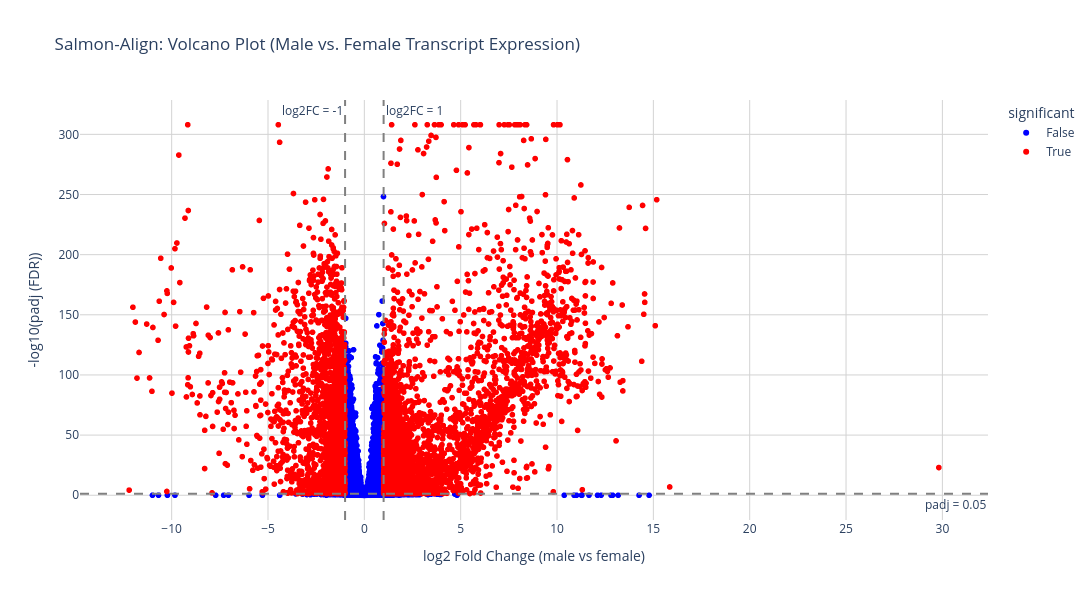

Notebook source saved alongside this figure:
### Code cell
fig = px.scatter(
    results_full_annot,
    x="log2FoldChange",
    y="neglog10_padj",
    hover_name="transcript_id",
    hover_data=["padj", "HOG", "PFAMs"],  # Use the columns that already exist
    color="significant",
    color_discrete_map={True: "red", False: "blue"},
    title="Salmon-Align: Volcano Plot (Male vs. Female Transcript Expression)"
)

fig.update_traces(textposition='top center', textfont_size=8)

fig.update_layout(
    xaxis_title="log2 Fold Change (male vs female)",
    yaxis_title="-log10(padj (FDR))",
    width = 1200,
    height=600,
    plot_bgcolor="white",
    xaxis=dict(
        showgrid=True,
        gridcolor='lightgrey',
        gridwidth=1,
        zeroline=False
    ),
    yaxis=dict(
        showgrid=True,
        gridcolor='lightgrey',
        gridwidth=1,
        zeroline=False
    ),
)

# Horizontal FDR=0.05 cutoff
padj_cut = -np.log10(0.05)

fig.add_hline(
    y=padj_cut,
    line_dash="dash",
    line_color="grey",
    annotation_text="padj = 0.05",
    annotation_position="bottom right"
)

# Vertical log2FC cutoffs
fig.add_vline(
    x=-1,
    line_dash="dash",
    line_color="grey",
    annotation_text="log2FC = -1",
    annotation_position="top left"
)
fig.add_vline(
    x=1,
    line_dash="dash",
    line_color="grey",
    annotation_text="log2FC = 1",
    annotation_position="top right"
)
fig.write_image("volcano_salmon_align.svg")
fig.show()


#DE genes
sig_counts = results_full_annot["significant"].sum()
higher_in_m = ((results_full_annot["significant"]) & 
               (results_full_annot["log2FoldChange"] > 0)).sum()
higher_in_f = ((results_full_annot["significant"]) & 
               (results_full_annot["log2FoldChange"] < 0)).sum()

print(f"Total significant transcripts: {sig_counts}")
print(f"Higher in males: {higher_in_m}")
print(f"Higher in females: {higher_in_f}")

### Figure 1 — Plotly figure (JSON) as saved in the notebook; plotly's stock layout.template omitted (floating-point values rounded to 4 significant figures; data arrays with more than 128 entries replaced by an {"elided": "..."} marker saying what was removed)
{"data": [{"customdata": {"elided": "10181x3 mixed values"}, "hovertemplate": "<b>%{hovertext}</b><br><br>significant=False<br>log2FoldChange=%{x}<br>neglog10_padj=%{y}<br>padj=%{customdata[0]}<br>HOG=%{customdata[1]}<br>PFAMs=%{customdata[2]}<extra></extra>", "hovertext": {"elided": "10181 str values"}, "legendgroup": "False", "marker": {"color": "blue", "symbol": "circle"}, "mode": "markers", "name": "False", "showlegend": true, "textfont": {"size": 8}, "textposition": "top center", "type": "scattergl", "x": {"elided": "10181 float values"}, "xaxis": "x", "y": {"elided": "10181 float values"}, "yaxis": "y"}, {"customdata": {"elided": "6382x3 mixed values"}, "hovertemplate": "<b>%{hovertext}</b><br><br>significant=True<br>log2FoldChange=%{x}<br>neglog10_padj=%{y}<br>padj=%{customdata[0]}<br>HOG=%{customdata[1]}<br>PFAMs=%{customdata[2]}<extra></extra>", "hovertext": {"elided": "6382 str values"}, "legendgroup": "True", "marker": {"color": "red", "symbol": "circle"}, "mode": "markers", "name": "True", "showlegend": true, "textfont": {"size": 8}, "textposition": "top center", "type": "scattergl", "x": {"elided": "6382 float values"}, "xaxis": "x", "y": {"elided": "6382 float values"}, "yaxis": "y"}], "layout": {"annotations": [{"showarrow": false, "text": "padj = 0.05", "x": 1, "xanchor": "right", "xref": "x domain", "y": 1.301, "yanchor": "top", "yref": "y"}, {"showarrow": false, "text": "log2FC = -1", "x": -1, "xanchor": "right", "xref": "x", "y": 1, "yanchor": "top", "yref": "y domain"}, {"showarrow": false, "text": "log2FC = 1", "x": 1, "xanchor": "left", "xref": "x", "y": 1, "yanchor": "top", "yref": "y domain"}], "height": 600, "legend": {"title": {"text": "significant"}, "tracegroupgap": 0}, "plot_bgcolor": "white", "shapes": [{"line": {"color": "grey", "dash": "dash"}, "type": "line", "x0": 0, "x1": 1, "xref": "x domain", "y0": 1.301, "y1": 1.301, "yref": "y"}, {"line": {"color": "grey", "dash": "dash"}, "type": "line", "x0": -1, "x1": -1, "xref": "x", "y0": 0, "y1": 1, "yref": "y domain"}, {"line": {"color": "grey", "dash": "dash"}, "type": "line", "x0": 1, "x1": 1, "xref": "x", "y0": 0, "y1": 1, "yref": "y domain"}], "title": {"text": "Salmon-Align: Volcano Plot (Male vs. Female Transcript Expression)"}, "width": 1200, "xaxis": {"anchor": "y", "domain": [0, 1], "gridcolor": "lightgrey", "gridwidth": 1, "showgrid": true, "title": {"text": "log2 Fold Change (male vs female)"}, "zeroline": false}, "yaxis": {"anchor": "x", "domain": [0, 1], "gridcolor": "lightgrey", "gridwidth": 1, "showgrid": true, "title": {"text": "-log10(padj (FDR))"}, "zeroline": false}}}
